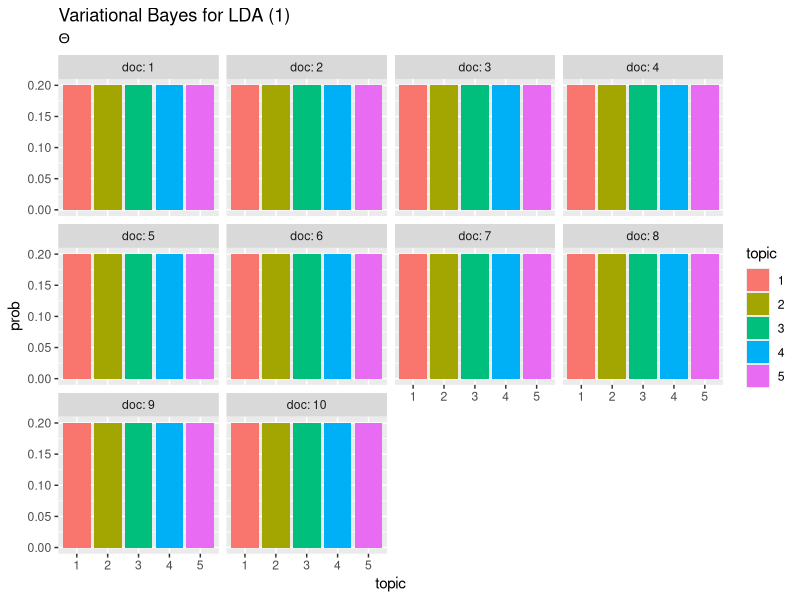
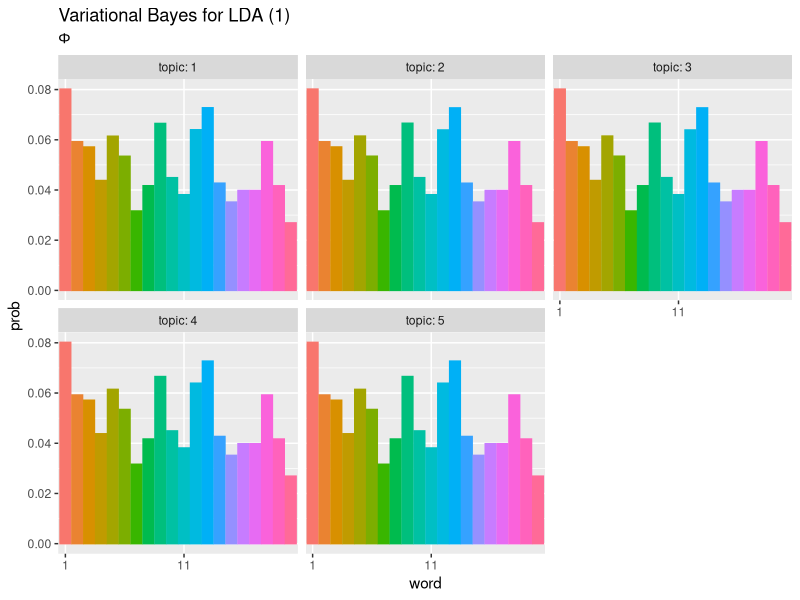
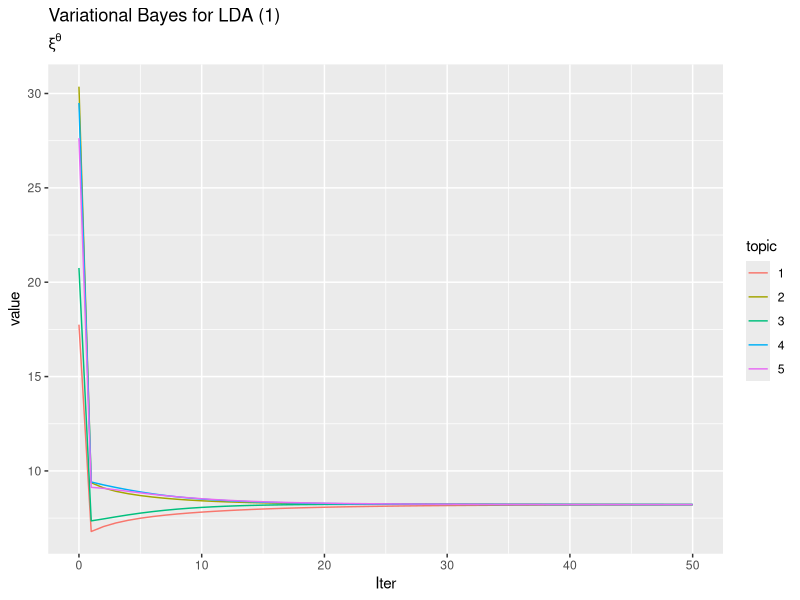
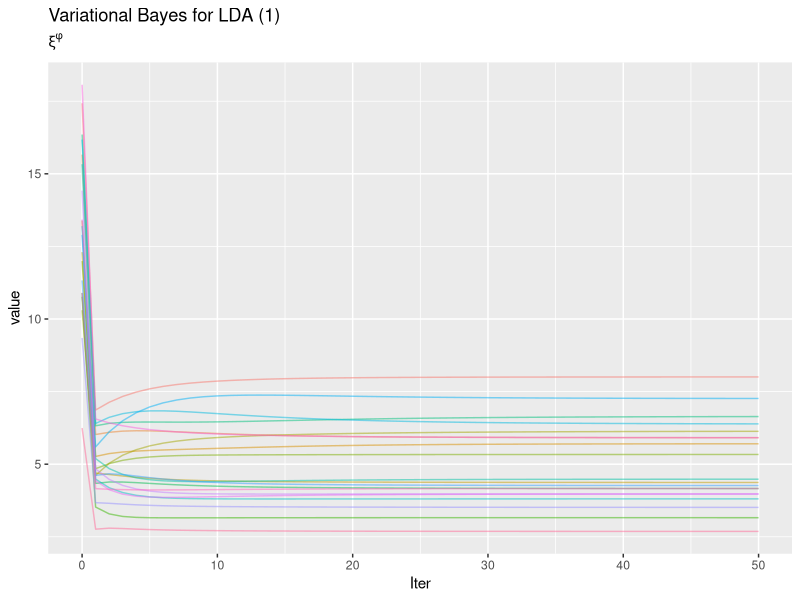

These charts were generated, in order, by the following R code:

# Variational Bayes for LDA (1):Light Ver -------------------------------------------

# 利用パッケージ
library(tidyverse)

## 簡易文書データ
# 文書数
M <- 10
# 語彙数
V <- 20
# 文書ごとの各語彙数
n_dv <- matrix(sample(1:10, M * V, replace = TRUE), M, V)


# パラメータの設定 ----------------------------------------------------------------

# イタレーション数
Iter <- 50

# トピック数
K <- 5

# 事前分布のパラメータ
alpha_k <- rep(2, K)
beta_v  <- rep(2, V)

# 潜在トピック集合の分布
z_dv_k <- array(0, dim = c(M, V, K))
for(d in 1:M) {
  for(v in 1:V) {
    tmp_q_z <- seq(0, 1, by = 0.01) %>% 
      sample(size = K, replace = TRUE)
    z_dv_k[d, v, ] <- tmp_q_z / sum(tmp_q_z)
  }
}

## カウントの期待値
tmp_n <- array(0, dim = c(M, V, K))
for(k in 1:K) {
  tmp_n[, , k] <- z_dv_k[, , k] * n_dv
}

# 文書ごとにおいて各トピックが割り当てられた単語数
n_dk <- apply(tmp_n, c(1, 3), sum)

# 全文書において各トピックが割り当てられた単語数
n_kv <- apply(tmp_n, c(3, 2), sum)

# 処理の検証用
sum(n_dk) == sum(n_dv)
sum(n_kv) == sum(n_dv)

# 事後分布パラメータの初期値(=事前分布のパラメータ)
xi_dk <- t(t(n_dk) + alpha_k)
xi_kv <- t(t(n_kv) + beta_v)


# 変分ベイズ -------------------------------------------------------------------

# 推移の確認用
trace_xi_theta <- array(0, dim = c(M, K, Iter + 1))
trace_xi_phi   <- array(0, dim = c(K, V, Iter + 1))
# 初期値を代入
trace_xi_theta[, , 1] <- xi_dk
trace_xi_phi[, , 1]   <- xi_kv

for(I in 1:Iter) { ## (試行回数)
  
  for(d in 1:M) { ## (各文書)
    
    # 潜在トピック集合の事後分布を計算:式(3.99)
    term1_kv <- digamma(xi_kv) - digamma(apply(xi_kv, 1, sum))
    term2_k  <- digamma(xi_dk[d, ]) - digamma(apply(xi_dk, 2, sum))
    tmp_z_kv <- exp(term1_kv) * exp(term2_k)
    # 正規化
    z_dv_k[d, , ] <- t(tmp_z_kv) / apply(tmp_z_kv, 1, sum)
    
    # カウントの期待値
    for(k in 1:K) {
      tmp_n[, , k] <- z_dv_k[, , k] * n_dv
    }
    n_dk <- apply(tmp_n, c(1, 3), sum)
    n_kv <- apply(tmp_n, c(3, 2), sum)
    
    # 事後分布のパラメータを計算:式(3.89)
    xi_dk[d, ] <- n_dk[d, ] + alpha_k
    
  } ## (/各文書)
  
  # 事後分布のパラメータ:式(3.95)
  xi_kv <- t(t(n_kv) + beta_v)
  
  # 推移の確認用
  trace_xi_theta[, , I + 1] <- xi_dk
  trace_xi_phi[, , I + 1]   <- xi_kv
  
}


# 推定結果の確認 ----------------------------------------------------------------------

## トピック分布(期待値)
# thetaの期待値を計算:式(2.10)
theta_dk <- xi_dk / apply(xi_dk, 1, sum)

# 作図用のデータフレームを作成
theta_WideDF <- cbind(
  as.data.frame(theta_dk), 
  doc = as.factor(1:M) # 文書番号
)

# データフレームをlong型に変換
theta_LongDF <- pivot_longer(
  theta_WideDF, 
  cols = -doc,         # 変換せずにそのまま残す現列名
  names_to = "topic",  # 現列名を格納する新しい列の名前
  names_prefix = "V",  # 現列名から取り除く文字列
  names_ptypes = list(topic = factor()),  # 現列名を要素とする際の型
  values_to = "prob"   # 現要素を格納する新しい列の名前
)

# 作図
ggplot(theta_LongDF, aes(x = topic, y = prob, fill = topic)) + 
  geom_bar(stat = "identity", position = "dodge") + # 棒グラフ
  facet_wrap( ~ doc, labeller = label_both) + # グラフの分割
  labs(title = "Variational Bayes for LDA (1)", 
       subtitle = expression(Theta)) # ラベル


## 単語分布(期待値)
# phiの期待値を計算:式(2.10)
phi_kv <- xi_kv / apply(xi_kv, 1, sum)

# 作図用のデータフレームを作成
phi_WideDF <- cbind(
  as.data.frame(phi_kv), 
  topic = as.factor(1:K) # トピック番号
)

# データフレームをlong型に変換
phi_LongDF <- pivot_longer(
  phi_WideDF, 
  cols = -topic,       # 変換せずにそのまま残す現列名
  names_to = "word",   # 現列名を格納する新しい列の名前
  names_prefix = "V",  # 現列名から取り除く文字列
  names_ptypes = list(word = factor()),  # 現列名を要素とする際の型
  values_to = "prob"   # 現要素を格納する新しい列の名前
)

# 作図
ggplot(phi_LongDF, aes(x = word, y = prob, fill = word, color = word)) + 
  geom_bar(stat = "identity", position = "dodge") + # 棒グラフ
  facet_wrap( ~ topic, labeller = label_both) + # グラフの分割
  scale_x_discrete(breaks = seq(1, V, by = 10)) + # x軸目盛
  theme(legend.position = "none") + # 凡例
  labs(title = "Variational Bayes for LDA (1)", 
       subtitle = expression(Phi)) # ラベル


# 推移の確認 ---------------------------------------------------------------------

# 利用パッケージ
library(gganimate)


# データフレームに変換
trace_xi_theta_WideDF <- data.frame()
trace_xi_phi_WideDF <- data.frame()
for(I in 1:(Iter + 1)) {
  # データフレームに変換
  tmp_trace_xi_theta <- cbind(
    as.data.frame(trace_xi_theta[, , I]), 
    doc = as.factor(1:M), # 文書番号
    Iter = I - 1 # 試行回数
  )
  tmp_trace_xi_phi <- cbind(
    as.data.frame(trace_xi_phi[, , I]), 
    topic = as.factor(1:K), # トピック番号
    Iter = I - 1 # 試行回数
  )
  # 結合
  trace_xi_theta_WideDF <- rbind(trace_xi_theta_WideDF, tmp_trace_xi_theta)
  trace_xi_phi_WideDF <- rbind(trace_xi_phi_WideDF, tmp_trace_xi_phi)
}

# データフレームをlong型に変換
trace_xi_theta_LongDF <- pivot_longer(
  trace_xi_theta_WideDF, 
  cols = -c(doc, Iter),          # 変換せずにそのまま残す現列名
  names_to = "topic",   # 現列名を格納する新しい列の名前
  names_prefix = "V",  # 現列名から取り除く文字列
  names_ptypes = list(topic = factor()),  # 現列名を要素とする際の型
  values_to = "value"    # 現要素を格納する新しい列の名前
)
trace_xi_phi_LongDF <- pivot_longer(
  trace_xi_phi_WideDF, 
  cols = -c(topic, Iter),        # 変換せずにそのまま残す現列名
  names_to = "word",    # 現列名を格納する新しい列の名前
  names_prefix = "V",  # 現列名から取り除く文字列
  names_ptypes = list(word = factor()),  # 現列名を要素とする際の型
  values_to = "value"    # 現要素を格納する新しい列の名前
)


## トピック分布
# 作図
graph_xi_theta <- ggplot(trace_xi_theta_LongDF, aes(x = topic, y = value, fill = topic)) + 
  geom_bar(stat = "identity", position = "dodge") +  # 棒グラフ
  facet_wrap( ~ doc, labeller = label_both) +        # グラフの分割
  transition_manual(Iter) + 
  labs(title = "Variational Bayes for LDA (1):xi^theta_dk", 
       subtitle = "Iter={current_frame}") # ラベル

# 描画
animate(graph_xi_theta, nframes = (Iter + 1), fps = 10)


## 単語分布
# 作図
graph_xi_phi <- ggplot(trace_xi_phi_LongDF, aes(x = word, y = value, fill = word, color = word)) + 
  geom_bar(stat = "identity", position = "dodge") +  # 棒グラフ
  facet_wrap( ~ topic, labeller = label_both) +      # グラフの分割
  scale_x_discrete(breaks = seq(1, V, by = 10)) +    # x軸目盛
  theme(legend.position = "none") +                  # 凡例
  transition_manual(Iter) + 
  labs(title = "Variational Bayes for LDA (1):xi^phi_kv", 
       subtitle = "Iter={current_frame}") # ラベル

# 描画
animate(graph_xi_phi, nframes = (Iter + 1), fps = 10)


### 折れ線グラフ
## トピック分布のパラメータ
# 文書番号を指定
doc_num <- 10

# 作図
trace_xi_theta_LongDF %>% 
  filter(doc == doc_num) %>% 
  ggplot(aes(x = Iter, y = value, color = topic)) + 
  geom_line() + 
  labs(title = "Variational Bayes for LDA (1)", 
       subtitle = expression(xi^theta)) # ラベル


## トピック分布のパラメータ
# トピック番号を指定
topic_num <- 1

# 作図
trace_xi_phi_LongDF %>% 
  filter(topic == topic_num) %>% 
  ggplot(aes(x = Iter, y = value, color = word)) + 
  geom_line(alpha = 0.5) + 
  theme(legend.position = "none") + # 凡例
  labs(title = "Variational Bayes for LDA (1)", 
       subtitle = expression(xi^phi)) # ラベル
